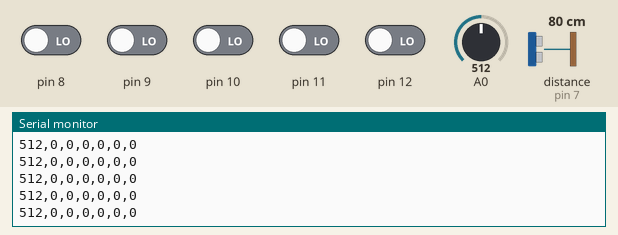
Bench run of a sketch on a simulated Arduino Uno, built with avr-gcc and run on an emulated ATmega328P. On the bench: the last lines printed to the serial monitor. Wiring (inferred from the names in the program): ultrasonic range finder: trigger pin 13; echo pin 7. Inputs (shaded band) come from the test bench; at power-on: pin 8–12 LOW, A0 = 512, distance to the obstacle (sensor on pin 7) 80 cm. The echo pulse lasts 58.3 µs per cm.

Above: at 11.7 s.
11.8 s: A0 set to 987
At 12.9 s:
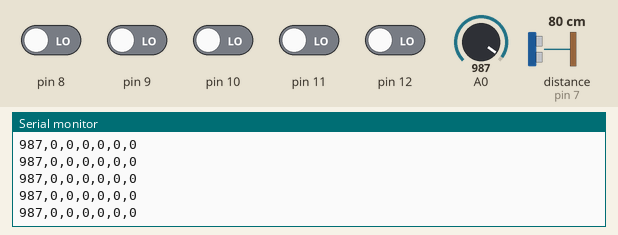
13.3 s: A0 set to 1018
At 14.4 s:
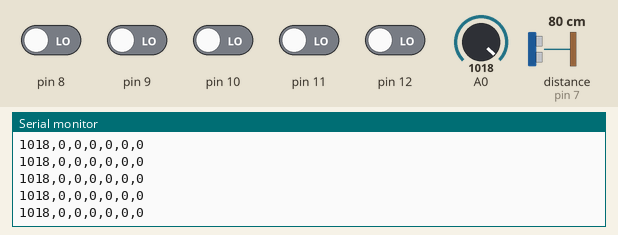
Timing chart, 0 to 15.8 s (numbered marks = the images above; inputs shaded):
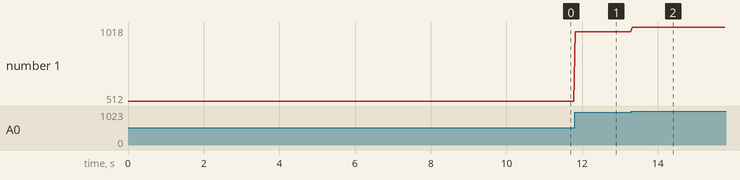

The sketch:

final.ino
```cpp
int x = 0;
int y = 0;
int c = 0;
int button = 0;

const int Trig = 13;
const int Echo = 7;
int distance,time;

void setup() {
  // put your setup code here, to run once:
  Serial.begin(9600);
  pinMode(Trig, OUTPUT);
  pinMode(Echo, INPUT);
}

void loop() {
  // put your main code here, to run repeatedly:

  int sensor0 = analogRead(A0);  //滑动变阻器
  int up = digitalRead(8);
  int down = digitalRead(9);
  int left = digitalRead(10);
  int right = digitalRead(11);
  int center = digitalRead(12);


  digitalWrite(Trig, LOW);
  delayMicroseconds(2);
  digitalWrite(Trig, HIGH);
  delayMicroseconds(10);
  digitalWrite(Trig, LOW);
  time = pulseIn(Echo, HIGH);
  distance = time / 58-2;

  if (distance > 15){
    button = 0;
    //Serial.print("11111");
    //Serial.print(distance);

  }
  else if (distance <= 15 && distance > 0){
    button = 1;
  }

//Serial.println(distance);
  Serial.print(sensor0);
  Serial.print(",");  // put comma between sensor values
  Serial.print(up);
  Serial.print(",");  // add linefeed after sending the last sensor value
  Serial.print(down);
  Serial.print(",");  // put comma between sensor values
  Serial.print(left);
  Serial.print(",");  // add linefeed after sending the last sensor value
  Serial.print(right);
  Serial.print(",");  // put comma between sensor values
  Serial.print(center);
  Serial.print(",");  // add linefeed after sending the last sensor value
  Serial.print(button);
  Serial.println();


  delay(30);
}
```

Measured:
- after the input at 11.8 s, the serial monitor: prints a new line at once (image 1)
- after the input at 13.3 s, the serial monitor: prints a new line at once (image 2)
- plotted number 1: 512 → 987 after the input at 11.8 s, 987 → 1018 after the input at 13.3 s
